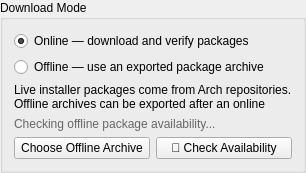
           <widget class="QGroupBox" name="isoModeGroup">
            <property name="title">
             <string>Download Mode</string>
            </property>
            <layout class="QVBoxLayout" name="verticalLayout_mode">
             <item>
              <widget class="QRadioButton" name="onlineModeRadio">
               <property name="text">
                <string>Online — download and verify packages</string>
               </property>
               <property name="checked">
                <bool>true</bool>
               </property>
              </widget>
             </item>
             <item>
              <widget class="QRadioButton" name="offlineModeRadio">
               <property name="text">
                <string>Offline — use an exported package archive</string>
               </property>
              </widget>
             </item>
             <item>
              <widget class="QLabel" name="isoDownloadInfoLabel">
               <property name="text">
                <string>Live installer packages come from Arch repositories. Offline archives can be exported after an online build.</string>
               </property>
               <property name="wordWrap">
                <bool>true</bool>
               </property>
              </widget>
             </item>
             <item>
              <spacer name="isoDownloadModeSpacer">
               <property name="orientation">
                <enum>Qt::Orientation::Vertical</enum>
               </property>
               <property name="sizeHint" stdset="0">
                <size>
                 <width>0</width>
                 <height>0</height>
                </size>
               </property>
              </spacer>
             </item>
             <item>
              <widget class="QLabel" name="offlineStatusLabel">
               <property name="text">
                <string>Checking offline package availability...</string>
               </property>
               <property name="styleSheet">
                <string notr="true">color: #666666;</string>
               </property>
               <property name="wordWrap">
                <bool>true</bool>
               </property>
              </widget>
             </item>
             <item>
              <layout class="QHBoxLayout" name="horizontalLayout_offline_buttons">
               <item>
                <widget class="QPushButton" name="downloadOfflineButton">
                 <property name="text">
                  <string>Choose Offline Archive</string>
                 </property>
                 <property name="visible">
                  <bool>false</bool>
                 </property>
                </widget>
               </item>
               <item>
                <widget class="QPushButton" name="checkAvailabilityButton">
                 <property name="text">
                  <string>🔄 Check Availability</string>
                 </property>
                </widget>
               </item>
              </layout>
             </item>
            </layout>
           </widget>
